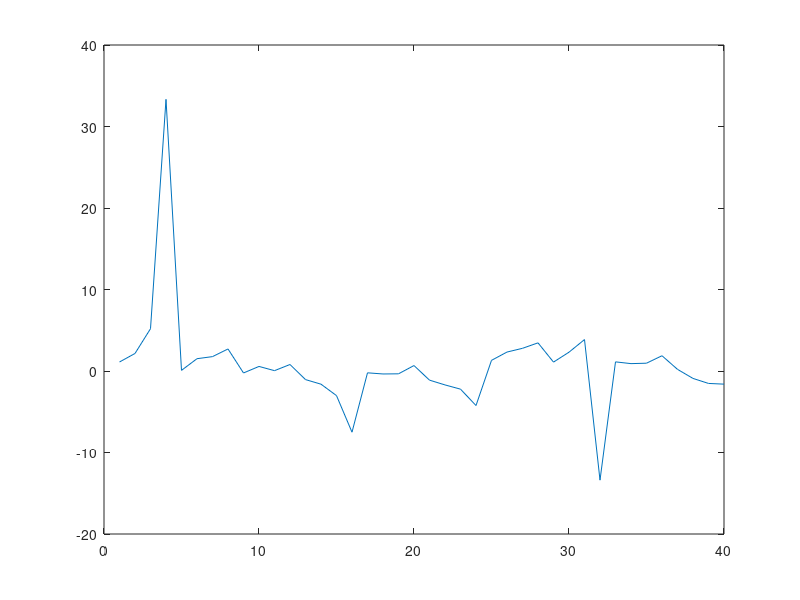

The MATLAB source for this figure: (Note: this script raises an error after producing the figure.)
close all; 
clear; clc;

dimN = 2;
dimM = 1;



%% system settings ========================================================
% dt = 0.01;

Ad = [ 0.8, 0.5;
       0.4, 1.2 ];

% qx = [1, x2^2, exp(x1)]';
Ed = [ 1, -0.45,  0.45;
       2, -0.30, -0.30 ];


dimQ = 6;
% qx_library = [1, x1^2, x1*x2, x2^2, exp(x1), exp(x2)]';
ED = [1, 0, 0, -0.45,  0.45, 0;
      2, 0, 0, -0.30, -0.30, 0 ];




%% data collection ========================================================
NT =  4;
trajt   =  10;

engyDis = 0.01;
engyInp = 1;

QU = []; X0 = [];
X1 = []; D0 = [];

for it = 1:trajt
    uu = (rand(dimM, NT)-0.5)*2* engyInp;
    xx = zeros(dimN, NT+1); xx(:,1) = randn(dimN,1) *0.001;
    dd = (rand(dimN, NT)-0.5)*2* engyDis;    
    for ii = 1:NT
        xx(:,ii+1) =    Ad*xx(:,ii) ...
                      + Ed*[1; xx(2,ii)^2; exp(xx(1,ii))]*uu(:,ii) ...
                      + dd(:,ii);
    end
    % creat data matrices
    QU_ = [ ones(1,NT)             .*uu;
            xx(1,1:NT).^2          .*uu;
            xx(1,1:NT).*xx(2,1:NT) .*uu;
            xx(2,1:NT).^2          .*uu;
            exp(xx(1,1:NT))        .*uu;
            exp(xx(2,1:NT))        .*uu ];
    X0_ = xx(:, 1:NT);
    X1_ = xx(:, 2:NT+1);
    D0_ = dd;
   
    X0  = [X0, X0_];
    X1  = [X1, X1_];
    QU  = [QU, QU_];
    D0  = [D0, D0_];
end

plot(X1(1,:));

dataTest = Ad*X0+ED*QU+D0-X1;

de =  ceil( max(svd(D0*D0'))* 1e4 )* 1e-4;
De =  de * eye(dimN);

W0 = [X0; QU];

% data consistent set
Adata =  W0*W0';
Bdata = -X1*W0';
Cdata =  X1*X1'-De;

eig_W0  = eig(W0*W0');

disp( "min_eig_Adata = " + min(eig_W0) );
disp( "max_eig_Adata = " + max(eig_W0) );
disp( "noise energy = " + max(svd(D0*D0')) );
disp( "energy bound = " + de );


% load("data\data_based_data.mat");






%% data based controllers =================================================
% set the domain: |x| <= rx
rx = 0.8;
rho11   = 1;                           % 1
rho12_u = rx^2;    rho12_l = 0;        % x1^2
rho13_u = rx^2;    rho13_l = -rx^2;    % x1*x2
rho14_u = rx^2;    rho14_l = 0;        % x2^2
rho15_u = exp(rx); rho15_l = exp(-rx); % exp(x1)
rho16_u = exp(rx); rho16_l = exp(-rx); % exp(x2)

Vrho = { [rho11, rho12_u, rho13_u, rho14_u, rho15_u, rho16_u]';
         [rho11, rho12_u, rho13_u, rho14_u, rho15_u, rho16_l]'; 
         [rho11, rho12_u, rho13_u, rho14_u, rho15_l, rho16_u]'; 
         [rho11, rho12_u, rho13_u, rho14_u, rho15_l, rho16_l]';
         [rho11, rho12_u, rho13_u, rho14_l, rho15_u, rho16_u]';
         [rho11, rho12_u, rho13_u, rho14_l, rho15_u, rho16_l]'; 
         [rho11, rho12_u, rho13_u, rho14_l, rho15_l, rho16_u]'; 
         [rho11, rho12_u, rho13_u, rho14_l, rho15_l, rho16_l]';
         [rho11, rho12_u, rho13_l, rho14_u, rho15_u, rho16_u]';
         [rho11, rho12_u, rho13_l, rho14_u, rho15_u, rho16_l]'; 
         [rho11, rho12_u, rho13_l, rho14_u, rho15_l, rho16_u]'; 
         [rho11, rho12_u, rho13_l, rho14_u, rho15_l, rho16_l]';
         [rho11, rho12_u, rho13_l, rho14_l, rho15_u, rho16_u]';
         [rho11, rho12_u, rho13_l, rho14_l, rho15_u, rho16_l]'; 
         [rho11, rho12_u, rho13_l, rho14_l, rho15_l, rho16_u]'; 
         [rho11, rho12_u, rho13_l, rho14_l, rho15_l, rho16_l]';
         [rho11, rho12_l, rho13_u, rho14_u, rho15_u, rho16_u]';
         [rho11, rho12_l, rho13_u, rho14_u, rho15_u, rho16_l]'; 
         [rho11, rho12_l, rho13_u, rho14_u, rho15_l, rho16_u]'; 
         [rho11, rho12_l, rho13_u, rho14_u, rho15_l, rho16_l]';
         [rho11, rho12_l, rho13_u, rho14_l, rho15_u, rho16_u]';
         [rho11, rho12_l, rho13_u, rho14_l, rho15_u, rho16_l]'; 
         [rho11, rho12_l, rho13_u, rho14_l, rho15_l, rho16_u]'; 
         [rho11, rho12_l, rho13_u, rho14_l, rho15_l, rho16_l]';
         [rho11, rho12_l, rho13_l, rho14_u, rho15_u, rho16_u]';
         [rho11, rho12_l, rho13_l, rho14_u, rho15_u, rho16_l]'; 
         [rho11, rho12_l, rho13_l, rho14_u, rho15_l, rho16_u]'; 
         [rho11, rho12_l, rho13_l, rho14_u, rho15_l, rho16_l]';
         [rho11, rho12_l, rho13_l, rho14_l, rho15_u, rho16_u]';
         [rho11, rho12_l, rho13_l, rho14_l, rho15_u, rho16_l]'; 
         [rho11, rho12_l, rho13_l, rho14_l, rho15_l, rho16_u]'; 
         [rho11, rho12_l, rho13_l, rho14_l, rho15_l, rho16_l]' };


cvx_begin sdp % quiet
    variable epGa semidefinite;
    variable lyGa(dimN,dimN) semidefinite;
    variable kY(dimM,dimN);

    minimize( lambda_max(lyGa) );

    subject to   
        for iv = 1:length(Vrho)
            blockS = [ -lyGa-Cdata,   zeros(dimN),          Bdata;
                        zeros(dimN), -lyGa+epGa*eye(dimN), -[lyGa; Vrho{iv}*kY]';    
                        Bdata',      -[lyGa; Vrho{iv}*kY], -Adata ];
            blockS <= 0;
        end
        epGa >= 0.001;
        lyGa >= 0.001 * eye(dimN);
cvx_end

vK = kY/lyGa;

% region of attraction
roac = sqrt( maxEig(lyGa)*minEig(lyGa) / ( maxEig(lyGa)^2 - epGa*minEig(lyGa) ) );
roa  = min( 1, roac ) * rx;
disp("radius of ROA is " + roa);










%% controller implementation ==============================================
ed = 0.01;
tn = 100; timeS = 0:1:tn;
xt = zeros(dimN,tn+1); 
xt(:,1) = ones(dimN,1) *0.1;
disp("initial value is " + xt(1,1) + ", " + xt(2,1));
for ik  = 1:tn
    dt = (rand(dimN,1)-0.5)*2*ed;
    ut = vK*xt(:,ik);
    xt(:,ik+1) = Ad*xt(:,ik) + Ed*[1; xt(2,ik)^2; exp(xt(1,ik))]*ut + dt;
end

figure('color', [1 1 1]);
set(gcf, 'Position', [100, 100, 500, 200]);
subplot(2,1,1);
plot(timeS, xt(1,:), 'K', 'LineWidth', 1); grid on;
ylabel('$x_1$', 'Fontname', 'Times New Roman','Interpreter', 'latex','FontSize',12);
set(gca,'fontsize',12,'fontname','Times');
set(gca,'position',[0.11 0.65 0.86 0.30]);
subplot(2,1,2);
plot(timeS, xt(2,:), 'K', 'LineWidth', 1); grid on;
set(gca,'fontsize',12,'fontname','Times');
xlabel('steps', 'Fontname', 'Times New Roman','FontSize',12);
ylabel('$x_2$', 'Fontname', 'Times New Roman','Interpreter', 'latex','FontSize',12);
set(gca,'position',[0.11 0.22 0.86 0.30]);






%% phase portrait =========================================================
xrr = 2.5; dx = xrr/10;
xbis = 0.8; ybis = -0.1; 
xleft = -xrr-xbis; xright = xrr-xbis;
yleft = -xrr-ybis; yright = xrr-ybis;
[x1, x2] = meshgrid(xleft:dx:xright, yleft:dx:yright);
Ux = 0.8*x1 + 0.5*x2 + (1-0.45*x2.^2+0.45*exp(x1)).*(vK(1)*x1+vK(2)*x2) - x1;
Vx = 0.4*x1 + 1.2*x2 + (2-0.30*x2.^2-0.30*exp(x1)).*(vK(1)*x1+vK(2)*x2) - x2;
figure('color', [1 1 1]);
set(gcf, 'Position', [100, 100, 400, 380]);
quiver(x1, x2 ,Ux ,Vx, 3); hold on;
xlabel('$x_1$', 'Fontname', 'Times New Roman', 'Interpreter', 'latex', 'FontSize', 12);
ylabel('$x_2$', 'Fontname', 'Times New Roman', 'Interpreter', 'latex', 'FontSize', 12);
axis equal;
axis([xleft xright yleft yright]);
set(gca,'fontsize',12,'fontname','Times');
fill(cos(0:0.01*pi:2*pi)*roa, sin(0:0.01*pi:2*pi)*roa, 'r', 'FaceAlpha', 0.3, 'EdgeColor', 'none');
legend('$[x_1^{+}\!\!-\!x_1 \ \ x_2^{+}\!\!-\!x_2]$', ...
       'region of attraction',...
       'Fontname', 'Times New Roman', 'Interpreter', 'latex', 'FontSize', 12);








%% useful fuction =========================================================
function e_max = maxEig( MatrixSym )
    e_max = max(eig(MatrixSym));
end

function e_min = minEig( MatrixSym )
    e_min = min(eig(MatrixSym));
end
